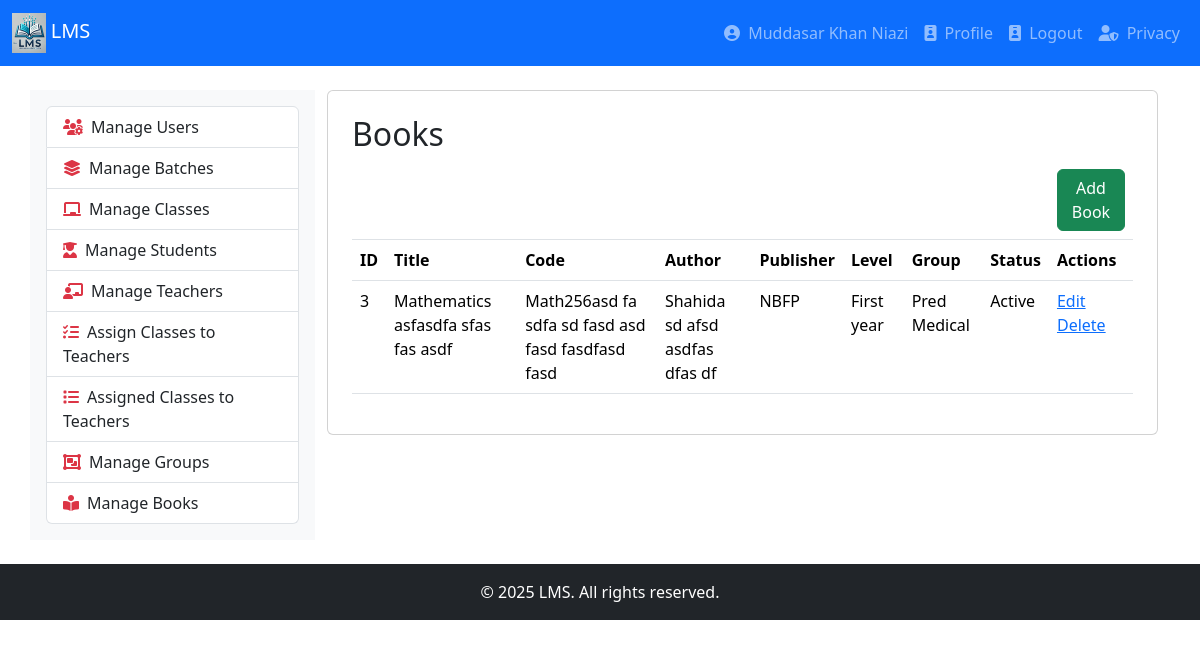
The app's page /books.php (signed in) with its own data.
### tables this page shows
CREATE TABLE `books` (
  `bid` int(11) NOT NULL,
  `gid` int(11) NOT NULL,
  `btitle` varchar(255) NOT NULL,
  `bcode` varchar(50) NOT NULL,
  `bauthor` varchar(255) NOT NULL,
  `bpublisher` varchar(255) NOT NULL,
  `blevel` enum('first year','second year') NOT NULL,
  `status` enum('active','inactive') NOT NULL DEFAULT 'active',
  `importance` enum('optional','compulsory') NOT NULL
);

CREATE TABLE `groups` (
  `gid` int(11) NOT NULL,
  `gname` varchar(100) NOT NULL,
  `status` enum('active','inactive') NOT NULL DEFAULT 'active'
);

### books.php (the view, shortened to what this page needs)
<?php
include 'db.php';
$result = $conn->query("SELECT b.*, g.gname FROM books b LEFT JOIN groups g ON b.gid = g.gid");
 include 'header.php';
include 'navigation.php';
?>
<div class="container mt-4">
    <div class="row">
        <div class="col-md-3 bg-light p-3">
            <?php include 'leftbar.php'; ?>
        </div>
        <div class="col-md-9">
            <div class="card p-4">
    <h2>Books</h2>
<table class="table" >
        <thead>
            <tr>
                <th colspan="8">&nbsp;</th>
                <th><a href="book.php?action=add" class="btn btn-success">Add Book</a>  </th>
            </tr>
            <tr>
                <th>ID</th>
                <th>Title</th>
                <th>Code</th>
                <th>Author</th>
                <th>Publisher</th>
                <th>Level</th>
                <th>Group</th>
                <th>Status</th>
                <th>Actions</th>
            </tr>
        </thead>
        <tbody>
            <?php while($row = $result->fetch_assoc()) { ?>
            <tr>
                <td><?php echo $row['bid']; ?></td>
                <td><?php echo $row['btitle']; ?></td>
                <td><?php echo $row['bcode']; ?></td>
                <td><?php echo $row['bauthor']; ?></td>
                <td><?php echo $row['bpublisher']; ?></td>
                <td><?php echo ucfirst($row['blevel']); ?></td>
                <td><?php echo $row['gname']; ?></td>
                <td><?php echo ucfirst($row['status']); ?></td>
                <td>
                    <a href="book.php?action=edit&bid=<?php echo $row['bid']; ?>">Edit</a>
                    <a href="books.php?action=delete&bid=<?php echo $row['bid']; ?>" onclick="return confirm('Delete this book?');">Delete</a>
                </td>
            </tr>
            <?php } ?>
        </tbody>
    </table>
            </div>
        </div>
    </div>
</div>
<?php include 'footer.php'; ?>

### records on screen
books: bid "3", btitle "Mathematics asfasdfa sfas fas asdf", bcode "Math256asd fa sdfa sd fasd asd fasd fasdfasd fasd", bauthor "Shahida sd afsd asdfas dfas df", bpublisher "NBFP", blevel "First year", gid.gname "Pred Medical", status "Active"

### other values on screen
$_SESSION['uname'] "Muddasar Khan Niazi"
